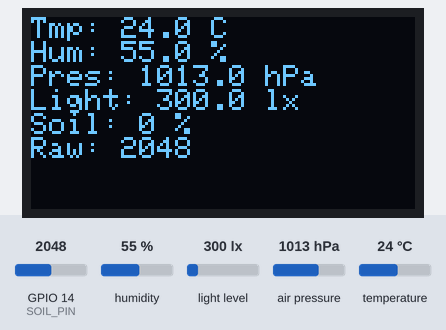
Bench run of a sketch on a simulated ESP32. Shown: 128×64 one-colour display. The test bench sets the inputs (shaded band); at power-on: humidity 55 %, light level 300 lx, GPIO 14 (SOIL_PIN) = 2048, air pressure 1013 hPa, temperature 24 °C. What the sketch prints to the serial monitor is not drawn.

Above: at 2.2 s.
2.3 s: humidity set to 22 %
At 3.7 s:
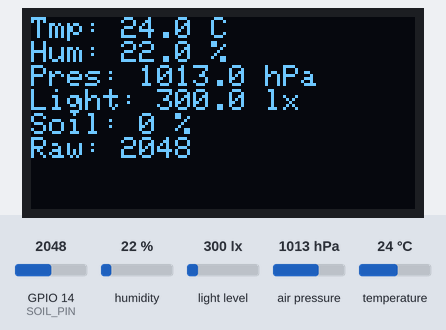
4.6 s: light level set to 40 lx
At 6.4 s:
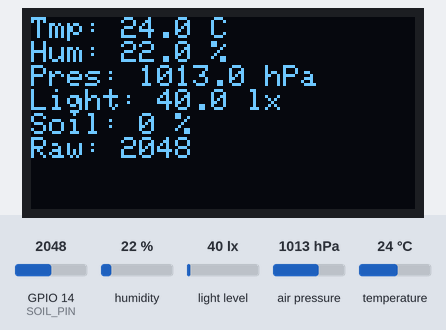
6.7 s: GPIO 14 (SOIL_PIN) set to 2866
At 8.2 s:
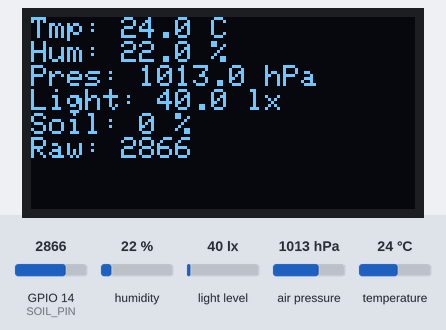
8.7 s: air pressure set to 952 hPa
At 9.9 s:
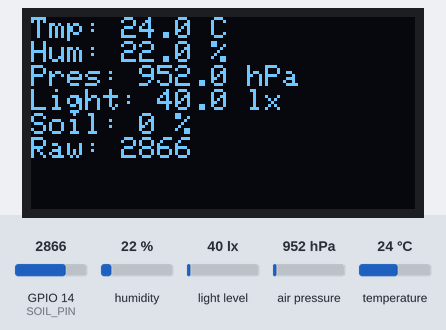
10.8 s: temperature set to 12 °C
At 12.6 s:
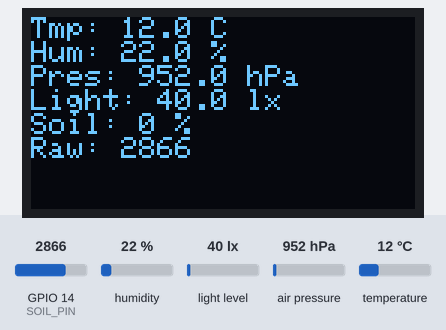
12.9 s: GPIO 14 (SOIL_PIN) set to 3972
At 14.4 s:
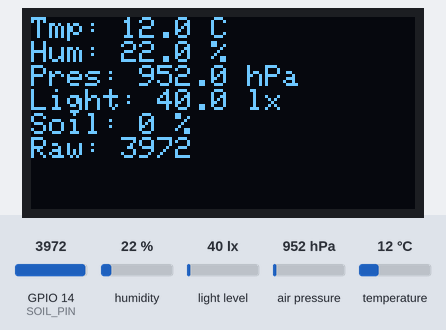
Timing chart, 0 to 15.9 s (numbered marks = the images above; inputs shaded):
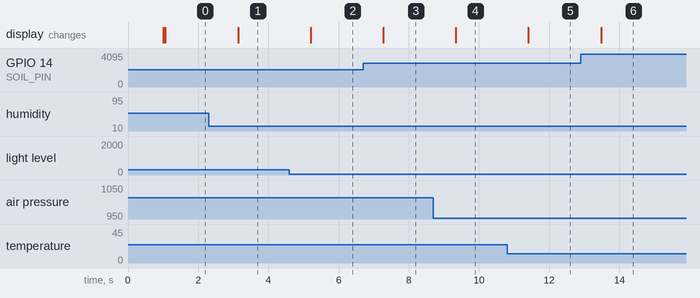

The sketch:

plant_test.ino
```cpp
/*
 * Plant Tracker — bench test sketch
 *
 * For testing wiring and sensors only: no deep sleep, no ESP-NOW, no WiFi.
 * Reads every sensor once a second and shows the values on the OLED and
 * Serial. A failed sensor is reported on screen instead of hanging, so you
 * can see at a glance which one is misbehaving.
 *
 * Also shows the raw soil ADC value — water/dry the probe and use the
 * extremes to calibrate DRY_VALUE / WET_VALUE in the real sensor sketch.
 */

#include <DHT.h>
#include <Wire.h>
#include <Adafruit_GFX.h>
#include <Adafruit_SSD1306.h>
#include <Adafruit_BMP085.h>
#include <BH1750.h>

#define SCREEN_WIDTH 128
#define SCREEN_HEIGHT 64
#define OLED_RESET -1
#define SOIL_PIN 14
#define DHTPIN 4
#define DHTTYPE DHT22

// Keep in sync with the values in plant_tracker.ino.ino
const int DRY_VALUE = 2050;  // calibrate: sensor in dry air
const int WET_VALUE = 150;   // calibrate: sensor in water

Adafruit_SSD1306 display(SCREEN_WIDTH, SCREEN_HEIGHT, &Wire, OLED_RESET);
Adafruit_BMP085 bmp;
BH1750 lightMeter;
DHT dht(DHTPIN, DHTTYPE);

bool oledOk = false;
bool bmpOk = false;
bool lightOk = false;

void setup() {
  Serial.begin(115200);
  delay(1000);

  Wire.begin(21, 22);
  Serial.println("Wire OK");

  oledOk = display.begin(SSD1306_SWITCHCAPVCC, 0x3C);
  Serial.println(oledOk ? "OLED OK" : "OLED failed");

  bmpOk = bmp.begin();
  Serial.println(bmpOk ? "BMP OK" : "BMP180 failed");

  lightOk = lightMeter.begin(BH1750::CONTINUOUS_HIGH_RES_MODE);
  Serial.println(lightOk ? "BH1750 OK" : "BH1750 failed");

  dht.begin();
  Serial.println("DHT22 started");
}

int oversample(int pin, int samples) {
  long sum = 0;
  for (int i = 0; i < samples; i++) {
    sum += analogRead(pin);
    delayMicroseconds(50);
  }
  return sum / samples;
}

void loop() {
  int soilRaw = oversample(SOIL_PIN, 32);
  int moisture = constrain(map(soilRaw, DRY_VALUE, WET_VALUE, 0, 100), 0, 100);

  float pressure = bmpOk ? bmp.readPressure() / 100.0F : NAN;
  float lux = lightOk ? lightMeter.readLightLevel() : NAN;
  float temperature = dht.readTemperature();
  float humidity = dht.readHumidity();
  bool dhtOk = !isnan(temperature) && !isnan(humidity);

  Serial.printf("T=%.1fC H=%.1f%% P=%.1fhPa L=%.1flx Soil=%d%% (raw %d)\n",
                temperature, humidity, pressure, lux, moisture, soilRaw);

  if (oledOk) {
    display.clearDisplay();
    display.setTextSize(1);
    display.setTextColor(WHITE);
    display.setCursor(0, 0);

    if (dhtOk) {
      display.printf("Tmp: %.1f C\n", temperature);
      display.printf("Hum: %.1f %%\n", humidity);
    } else {
      display.println("DHT22 error");
    }

    if (bmpOk) display.printf("Pres: %.1f hPa\n", pressure);
    else display.println("BMP180 error");

    if (lightOk && lux >= 0) display.printf("Light: %.1f lx\n", lux);
    else display.println("BH1750 error");

    display.printf("Soil: %d %%\n", moisture);
    display.printf("Raw: %d\n", soilRaw);
    display.display();
  }

  delay(1000);
}
```

Measured:
- after the input at 2.3 s, the display: changes after 0.84 s (image 1)
- after the input at 4.6 s, the display: changes after 0.61 s (image 2)
- after the input at 6.7 s, the display: changes after 0.57 s (image 3)
- after the input at 8.7 s, the display: changes after 0.64 s (image 4)
- after the input at 10.8 s, the display: changes after 0.61 s (image 5)
- after the input at 12.9 s, the display: changes after 0.58 s (image 6)
